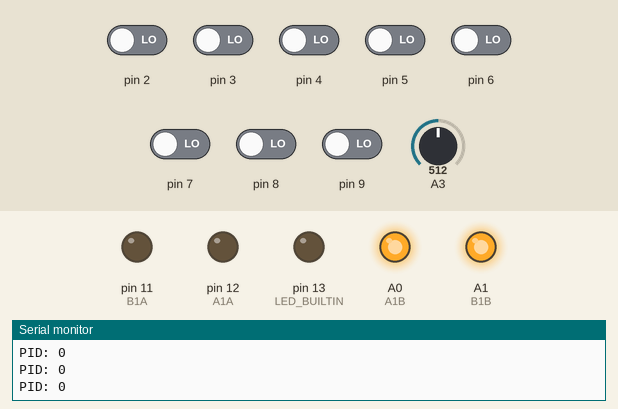
Simulated run of this sketch. Board: Arduino Uno, built with avr-gcc and run on an emulated ATmega328P. Parts: output pins drawn as LEDs (lit = HIGH), the last lines printed to the serial monitor. The test bench sets the inputs (shaded band); at power-on: pin 2–9 LOW, A3 = 512.

Above: at 12.7 s.
12.8 s: pin 2 driven HIGH
15.8 s: pin 3 driven HIGH and pin 4 driven HIGH
At 16.6 s:
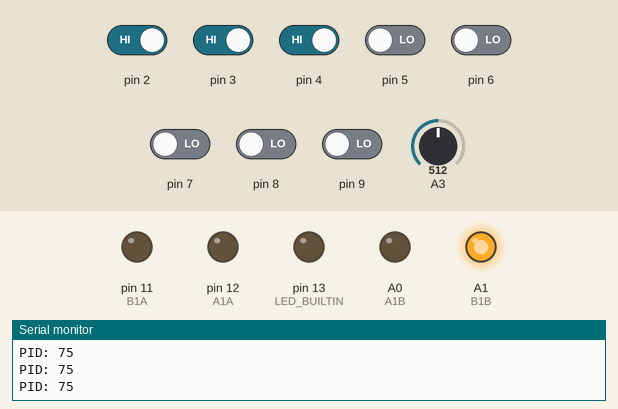
17.3 s: pin 2 driven LOW
At 18.5 s:
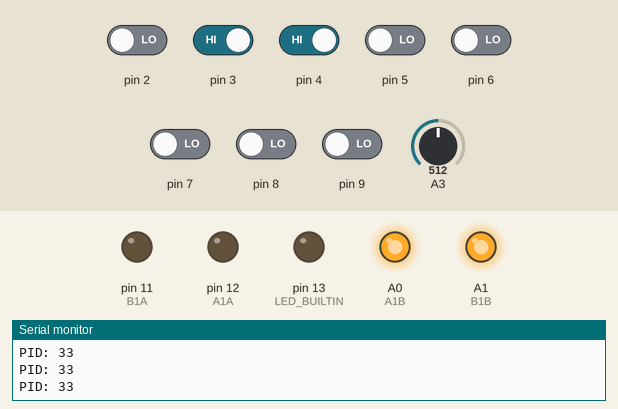
18.8 s: pin 9 driven HIGH
21.8 s: pin 2 driven HIGH and pin 3 driven LOW
24.8 s: pin 4 driven LOW
Timing chart, 0 to 27.8 s (numbered marks = the images above; inputs shaded):
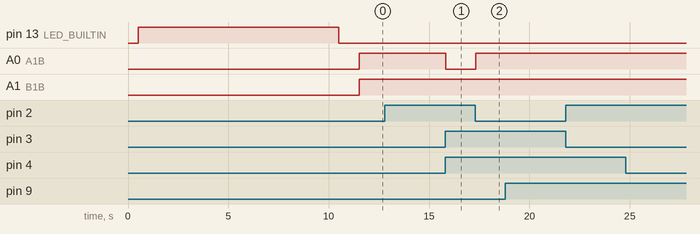

The sketch:

Seguidor_Linha_PID-Foz2023.ino
```cpp
#include <QTRSensors.h>

QTRSensors qtr;

const uint8_t SensorCount = 8;
uint16_t sensorValues[SensorCount];

int velHIGH = 0;
int velLOW = 255;
int A1A = 12;
int A1B = A0;
int B1A = 11;
int B1B = A1;

int limiar = 700; //limiar do sensor de luz

int sensorFim;
int contFim = 4; // 4; //Conta marcas de início, fim e cruzamentos
boolean flagFim = false;

//Controle PID
int   PID = 0;
int   somatorioErro = 0; //Variação do erro
int   deltaErro = 0;     //Somatório do erro
int   erroAnterior = 0;  //Erro delta tempo anterior

const int velInercia = 30; //Velocidade mínima para romper inércia dos motores  (0 <= velPista <= 255)
int       velMotor;        //Velocidade aplicada nos motores (velPista + PID)

const int velPista   = 100; //Velocidade média de pista (0 <= velPista <= 100)

//Constantes PID
const int Kp = 50;          //Ganho Proposcional
const int Kd = 25;          //Ganho Derivativo
const int Ki = 0.01;          //Ganho Integral

void setup()
{
  Serial.begin(9600);

  //Pinos para controle do motor B
  pinMode(B1A, OUTPUT);
  pinMode(B1B, OUTPUT);
  //Pinos para controle do motor A
  pinMode(A1A, OUTPUT);
  pinMode(A1B, OUTPUT);

  // configure the sensors
  qtr.setTypeRC();
  qtr.setSensorPins((const uint8_t[]){2, 3, 4, 5, 6, 7, 8, 9}, SensorCount);
  qtr.setEmitterPin(10);

  delay(500);
  pinMode(LED_BUILTIN, OUTPUT);
  digitalWrite(LED_BUILTIN, HIGH); // turn on Arduino's LED to indicate we are in calibration mode

  // 2.5 ms RC read timeout (default) * 10 reads per calibrate() call
  // = ~25 ms per calibrate() call.
  // Call calibrate() 400 times to make calibration take about 10 seconds.
  for (uint16_t i = 0; i < 400; i++)
  {
    qtr.calibrate();
  }
  digitalWrite(LED_BUILTIN, LOW); // turn off Arduino's LED to indicate we are through with calibration

  // print the calibration minimum values measured when emitters were on
  Serial.begin(9600);
  for (uint8_t i = 0; i < SensorCount; i++)
  {
    Serial.print(qtr.calibrationOn.minimum[i]);
    Serial.print(' ');
  }
  Serial.println();

  // print the calibration maximum values measured when emitters were on
  for (uint8_t i = 0; i < SensorCount; i++)
  {
    Serial.print(qtr.calibrationOn.maximum[i]);
    Serial.print(' ');
  }
  Serial.println();
  Serial.println();
  delay(1000);
}

void frenteEsq(int vel){
 //digitalWrite(B1A, LOW);
 //digitalWrite(B1B, HIGH);

  digitalWrite(A1A, LOW);
  analogWrite(A1B, vel);

 //analogWrite(ENB, vel);
}

void frenteDir(int vel){
 //digitalWrite(A1A, HIGH);
 //digitalWrite(A1B, LOW);

 digitalWrite(B1A, LOW);
 analogWrite(B1B, vel);

 //analogWrite(ENA, vel);

}

void trasEsq(int vel){
  /*digitalWrite(B1A, HIGH);
  digitalWrite(B1B, LOW);
  analogWrite(ENB, vel);*/
  digitalWrite(A1A, HIGH);
  analogWrite(A1B, vel);
}

void trasDir(int vel){
 /*digitalWrite(A1A, LOW);
 digitalWrite(A1B, HIGH);
 analogWrite(ENA, vel);*/
  digitalWrite(B1A, HIGH);
  analogWrite(B1B, vel);
}

void para_motores() {
  //MotorA_para
  digitalWrite(A1A, HIGH);  //A
  digitalWrite(A1B, HIGH);  //A
  //MotorB_para
  digitalWrite(B1A, HIGH);  //B
  digitalWrite(B1B, HIGH);  //B
}

void calculaPID () {
  //Lê sensores e determina posição entre 0 e 7000
  uint16_t position = qtr.readLineWhite(sensorValues);

  //autoCalibration ();
  //Calcula Erro
  float erro = ((float)position - 3500)/1000; // Erro entre -3,5 e +3,5
  //Erro - Deriva para esquerda
  //Erro + Deriva para direita
  somatorioErro = somatorioErro + erro;
  deltaErro = erroAnterior - erro;
  erroAnterior = erro;
  //Calcula controle PID
  PID = Kp*erro + Ki*somatorioErro + Kd*deltaErro;

  Serial.print("PID: ");
  Serial.println(PID);
  /*
  Serial.println("--------");
  Serial.print("position: ");
  Serial.println(position);
  Serial.println("--------");
  Serial.print("erro: ");
  Serial.println(erro);
  Serial.println("--------");
  Serial.print("PID: ");
  Serial.println(PID);
  Serial.println("--------");
  */
}

void segueLinha () {
  sensorFim   = analogRead(3);

  if ((velPista + PID) >= 0 && (velPista + PID) <= 100) {
    velMotor = map((velPista + PID), 0, 100, velInercia, 255);
    frenteDir(velMotor); //Erro +: MotorDir frente
  }
  else if ((velPista + PID) < 0) { //Vel negativa
    velMotor = map(-(velPista + PID), 0, 100, velInercia, 255);
    trasDir(velMotor); // MotorDir tras
  }
  else if ((velPista + PID) > 100) { //Vel máxima
    frenteDir(255); //MotorDir frente vmáx
  }
  if ((velPista - PID) >= 0 && (velPista - PID) <= 100) {
    velMotor = map((velPista - PID), 0, 100, velInercia, 255);
    frenteEsq(velMotor); //Erro -: MotorEsq frente
  }
  else if ((velPista - PID) < 0){ //Vel negativa
    velMotor = map(-(velPista - PID), 0, 100, velInercia, 255);
    trasEsq(velMotor); //MotorEsq tras
  }
  else if ((velPista - PID) > 100) { //Vel máxima
    frenteEsq(255); //MotorDir frente vmáx
  }
}

void loop()
{
  //Calcula PID
  calculaPID ();

  segueLinha();

/*
  while(contFim > 0){
    segueLinha();
    if (sensorFim < limiar)
      flagFim = true;
    if (sensorFim > limiar && flagFim == true){
      flagFim=false;
      contFim--;
    }
  }
  para_motores();
*/


}
```

Measured:
- after the input at 15.8 s, A0 (A1B): HIGH → LOW at once
- after the input at 17.3 s, A0 (A1B): LOW → HIGH at once
